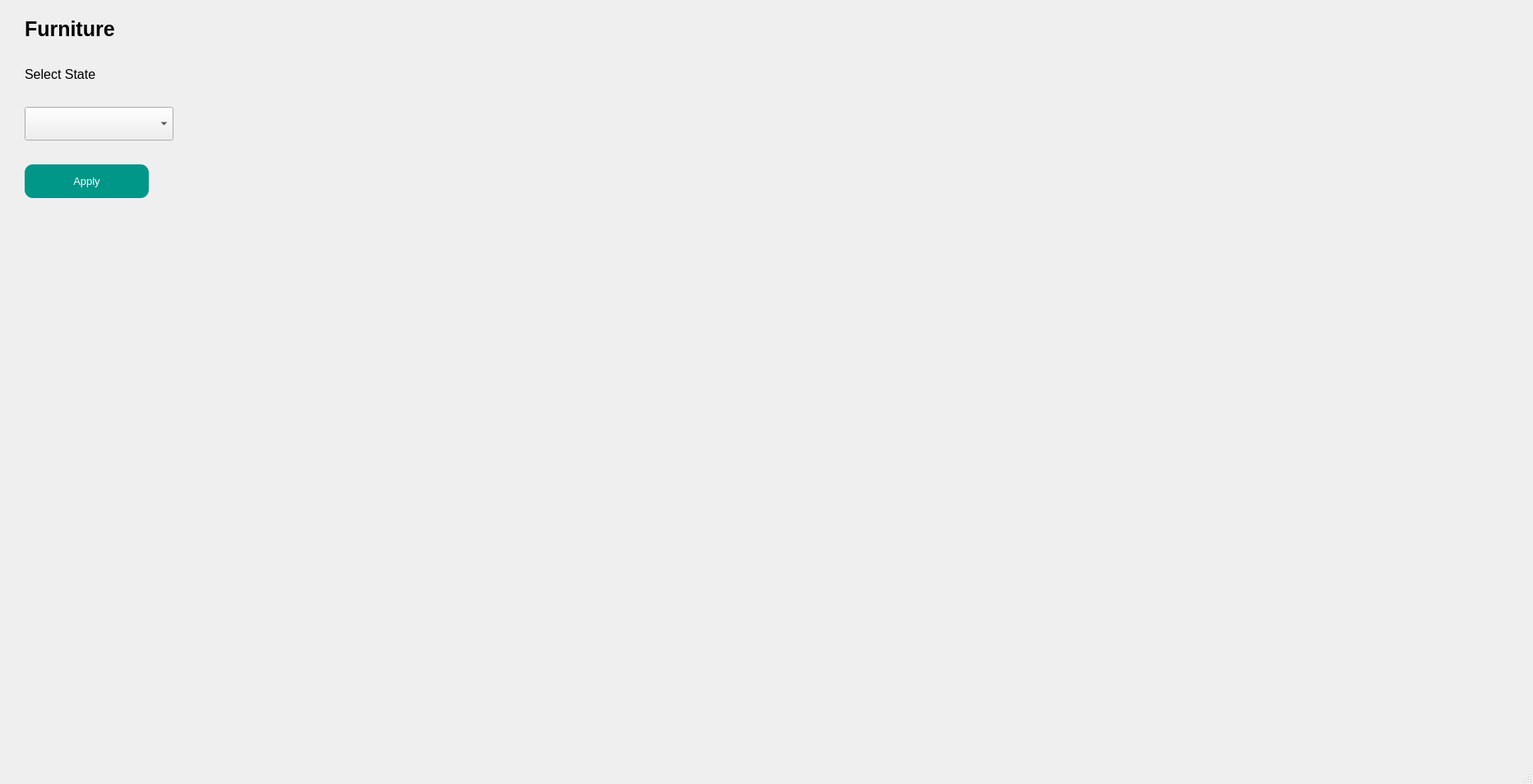
<?xml version="1.0" encoding="UTF-8"?>
<ui version="4.0">
 <class>MainWindow</class>
 <widget class="QMainWindow" name="MainWindow">
  <property name="geometry">
   <rect>
    <x>0</x>
    <y>0</y>
    <width>1865</width>
    <height>954</height>
   </rect>
  </property>
  <property name="windowTitle">
   <string>MainWindow</string>
  </property>
  <widget class="QWidget" name="centralwidget">
   <widget class="QWidget" name="verticalLayoutWidget_4">
    <property name="geometry">
     <rect>
      <x>20</x>
      <y>420</y>
      <width>681</width>
      <height>431</height>
     </rect>
    </property>
    <layout class="QVBoxLayout" name="layout1">
     <property name="sizeConstraint">
      <enum>QLayout::SetDefaultConstraint</enum>
     </property>
    </layout>
   </widget>
   <widget class="QWidget" name="verticalLayoutWidget_5">
    <property name="geometry">
     <rect>
      <x>380</x>
      <y>10</y>
      <width>1451</width>
      <height>391</height>
     </rect>
    </property>
    <layout class="QVBoxLayout" name="layout2">
     <property name="sizeConstraint">
      <enum>QLayout::SetDefaultConstraint</enum>
     </property>
    </layout>
   </widget>
   <widget class="QWidget" name="verticalLayoutWidget_6">
    <property name="geometry">
     <rect>
      <x>720</x>
      <y>420</y>
      <width>581</width>
      <height>431</height>
     </rect>
    </property>
    <layout class="QVBoxLayout" name="layout3">
     <property name="sizeConstraint">
      <enum>QLayout::SetDefaultConstraint</enum>
     </property>
    </layout>
   </widget>
   <widget class="QWidget" name="verticalLayoutWidget_7">
    <property name="geometry">
     <rect>
      <x>1320</x>
      <y>420</y>
      <width>511</width>
      <height>431</height>
     </rect>
    </property>
    <layout class="QVBoxLayout" name="layout4">
     <property name="sizeConstraint">
      <enum>QLayout::SetDefaultConstraint</enum>
     </property>
    </layout>
   </widget>
   <widget class="QLabel" name="label">
    <property name="geometry">
     <rect>
      <x>30</x>
      <y>-10</y>
      <width>181</width>
      <height>91</height>
     </rect>
    </property>
    <property name="font">
     <font>
      <pointsize>19</pointsize>
      <weight>75</weight>
      <bold>true</bold>
     </font>
    </property>
    <property name="autoFillBackground">
     <bool>false</bool>
    </property>
    <property name="text">
     <string>Furniture </string>
    </property>
    <property name="wordWrap">
     <bool>true</bool>
    </property>
   </widget>
   <widget class="QComboBox" name="state_menu">
    <property name="geometry">
     <rect>
      <x>30</x>
      <y>130</y>
      <width>181</width>
      <height>41</height>
     </rect>
    </property>
    <property name="font">
     <font>
      <pointsize>10</pointsize>
     </font>
    </property>
   </widget>
   <widget class="QPushButton" name="applybutton">
    <property name="geometry">
     <rect>
      <x>30</x>
      <y>200</y>
      <width>151</width>
      <height>41</height>
     </rect>
    </property>
    <property name="font">
     <font>
      <pointsize>10</pointsize>
     </font>
    </property>
    <property name="styleSheet">
     <string notr="true">QPushButton {
            border-radius: 10px;
            padding: 5px;
            background-color: #009688;
            color: white;
        }

QPushButton:hover {
            background-color: #008080;
        }

QPushButton:pressed {
            background-color: #006666;
        }</string>
    </property>
    <property name="text">
     <string>Apply</string>
    </property>
   </widget>
   <widget class="QLabel" name="label_2">
    <property name="geometry">
     <rect>
      <x>30</x>
      <y>80</y>
      <width>181</width>
      <height>21</height>
     </rect>
    </property>
    <property name="font">
     <font>
      <pointsize>12</pointsize>
     </font>
    </property>
    <property name="text">
     <string>Select State</string>
    </property>
   </widget>
  </widget>
  <widget class="QMenuBar" name="menubar">
   <property name="geometry">
    <rect>
     <x>0</x>
     <y>0</y>
     <width>1865</width>
     <height>26</height>
    </rect>
   </property>
  </widget>
  <widget class="QStatusBar" name="statusbar"/>
 </widget>
 <resources/>
 <connections/>
</ui>
